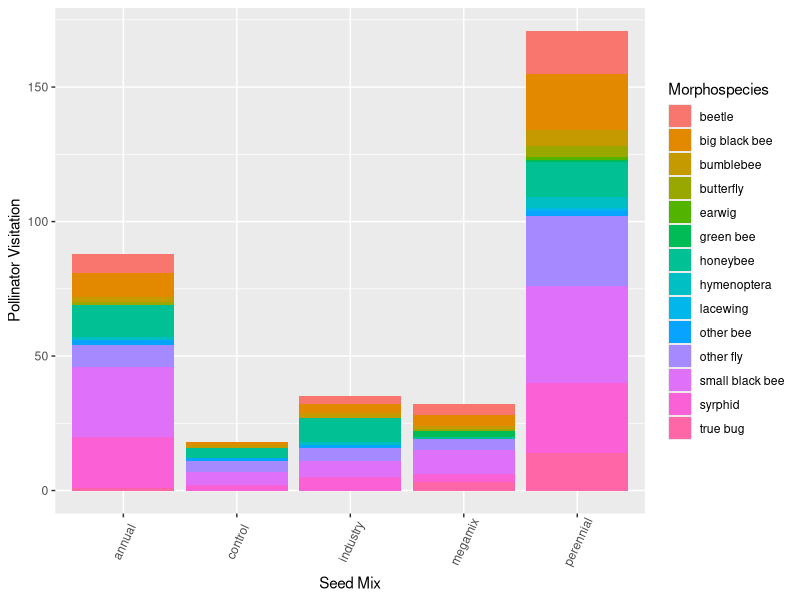
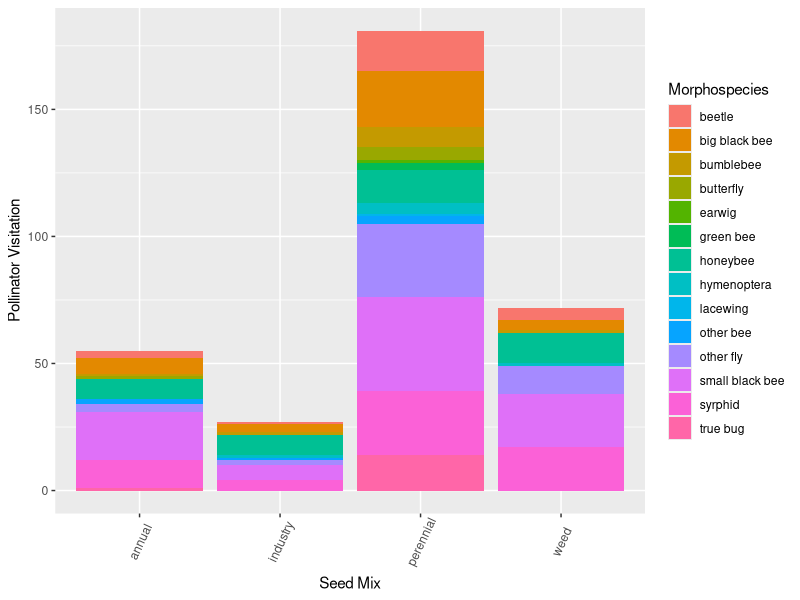
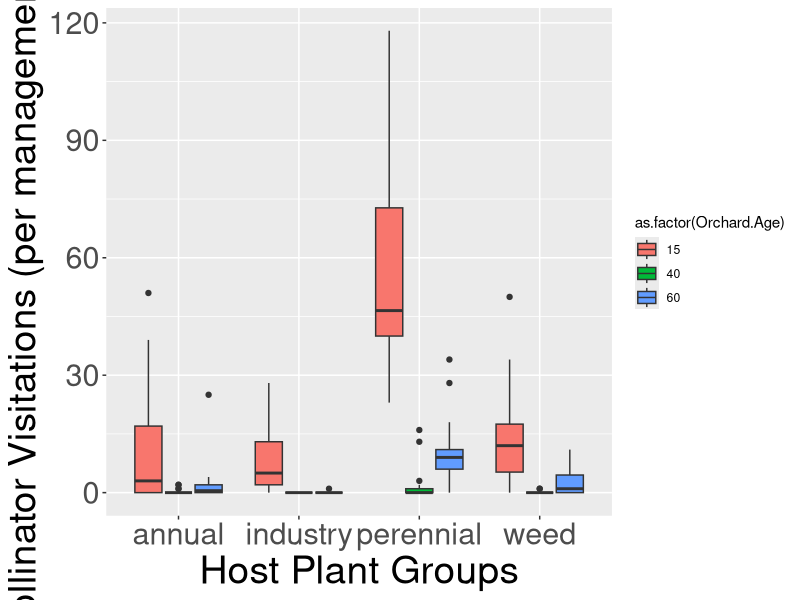

Generate these figures, in order, with R: (Note: this script raises an error after producing the figures.)
## POLLINATOR THESIS PROJECT FIGURES
## Pollinator visitations by seed mix


## Libraries needed
library(tidyverse)
library(ggplot2)
library(dplyr)

library(nlme)
library(multcomp)

#############################
#############################
#############################
#############################
## Import data
## Clean up column names and morphospecies groups

observedpollinators <- read.csv("observedpollinators_2021.csv") %>%
  ##Updated morphospecies categories combine 'ant' and 'wasp' into a 'Hymenoptera' group,
  ##as well as combining 'aphid' into 'true bug' and 'mosquito' into 'other fly'
  mutate(Morphospecies=ifelse(Morphospecies=="ant", "hymenoptera", ifelse(Morphospecies=="wasp", 
                                                             "hymenoptera",
                                                             ifelse(Morphospecies=="aphid","true bug", 
                                                                    ifelse(Morphospecies=="mosquito","other fly", Morphospecies)))))
  
names(observedpollinators) <- c ("Month", "Orchard.Age", "Block", "Management", "Seed.Mix", "Host.Plant", "Morphospecies", "Number", "Notes")

#############################
#############################

## First I'll filter the observed pollinator dataset to find total pollinator visits for each seed mix
## I want to count all pollinator visits within a seed mix by each management subplot, and by what
## morphospecies were visiting that seed mix


seedmixabundances <- observedpollinators %>%
  dplyr::select(Orchard.Age, Block, Management, Seed.Mix, Morphospecies, Number) %>%
  group_by(Orchard.Age, Block, Seed.Mix, Management, Morphospecies) %>%
  summarise(Number = sum(Number))

## For graphing this, I want to do a stacked bar plot
ggplot(seedmixabundances, aes(fill=Morphospecies, x=Seed.Mix)) + 
  geom_bar(stat="count", position="stack") +
  theme(axis.text.x = element_text(angle=65, vjust=0.6)) +
  labs(x="Seed Mix", y="Pollinator Visitation")
#############################
#############################
## Graphing version 2: I want to do something similar to what I did with richness
## where I group observations by the actual plant they were observed on, not just seed mix,
## so that I can account for escapee plants.

annualspecies <- c("collomia", "amsinckia", "clarkia", "epilobium", "gilia",
                   "lotus", "plectritis", "sanguisorba", "annual")

perennialspecies <- c("achillea", "agoseris", "lomatium", "potentilla",
                      "prunella", "viola", "geum", "eriophyllum", "perennial")

industryspecies <- c("barley", "oats", "vetch", "clover", "industry")

taxonomicobservations<-observedpollinators%>%
  mutate(seedmix2=ifelse(Host.Plant%in%perennialspecies, "perennial",
                         ifelse(Host.Plant%in%annualspecies, "annual", 
                                ifelse(Host.Plant%in%industryspecies, "industry", 
                                       ifelse(Host.Plant=="weed","weed", Host.Plant)))))%>%
  ungroup()%>%
  group_by(Orchard.Age, Block, Management, Morphospecies, seedmix2)%>%
  summarise(Number = sum(Number))

ggplot(taxonomicobservations, aes(fill=Morphospecies, x=seedmix2)) + 
  geom_bar(stat="count", position="stack") +
  theme(axis.text.x = element_text(angle=65, vjust=0.6)) +
  labs(x="Seed Mix", y="Pollinator Visitation")
#add in a full plot list to account for zeroes
plots <- read.csv("canopy_cover.csv")%>%
  filter(year==2021)%>% #have to do this here
  mutate(seedmix=ifelse(seedmix=="annuals", "annual", ifelse(seedmix=="perennials", "perennial", seedmix)))%>%
  mutate(management=ifelse(management=="scraped", "flailscrape", ifelse(management=="flailed", "flail", "unmanaged")))%>%
   dplyr::select(1:4)
names(plots) <- c("Orchard.Age", "Block", "Management", "Seed.Mix")

newplots<-plots%>%  #convert to species types
  mutate(seedmix2=ifelse(Seed.Mix=="control", "weed", Seed.Mix))%>%
  dplyr::select(-Seed.Mix)%>%
  filter(seedmix2!="megamix")



taxonomicobservations1<-taxonomicobservations%>%
  group_by(Orchard.Age, Block, Management, seedmix2)%>%
  summarize(Number=sum(Number))

taxonomicobservations1<-full_join(newplots, taxonomicobservations1)%>% #need zeroes
  mutate(Number=ifelse(is.na(Number), 0, Number))



ggplot(subset(taxonomicobservations1, seedmix2!="megamix"), aes(x=seedmix2, y=Number)) +
  geom_boxplot(aes(fill=as.factor(Orchard.Age))) +
  labs(x="Host Plant Groups", y="Pollinator Visitations (per management plot)") +
  theme(axis.text=element_text(size=22),
        axis.title=element_text(size=28))
#############################
#############################
## Table 2 for the cover crop paper draft
## Finding the preferred host for each morphospecies, e.g. finding what plant species
## was visited most by each morphospecies group

morphospecieshosts <- observedpollinators %>%
  group_by(Morphospecies, Host.Plant)%>%
  summarise(Number = sum(Number))

#############################
#############################
## Statistics

##First, I want to test if the means are different for total pollinator visitations in each seed mix
## category. I'll create a dataset first of all the visitations (not divided up my morphospecies)
## per seed mix, and then compare the means with the 'aov' function
aov <- aov(Number~seedmix2, data=taxonomicobservations1)
summary(aov)

## Results: P < 0.05, so I'll go ahead with a Tukey test
tukey <- TukeyHSD(aov, conf.level=.95)

## Tukey results: There's a significant difference between the perennial & megamix and perennial & control
## pollinator visitations

#############################
#############################
## Statistics for 'taxonomicobservations'

#seedmixmeans2<-observedpollinators%>%
#  mutate(seedmix2=ifelse(Host.Plant%in%perennialspecies, "perennial",
##                         ifelse(Host.Plant%in%annualspecies, "annual", 
#                                ifelse(Host.Plant%in%industryspecies, "industry", 
 #                                      ifelse(Host.Plant=="weed","weed", Host.Plant)))))%>%
#  ungroup()%>%
#  group_by(Orchard.Age, Block, Management, seedmix2)%>%
#  summarise(Number = sum(Number))


#aov <- aov(Number~seedmix2, data=seedmixmeans2)
#summary(aov)

## Results: P < 0.05, so I'll go ahead with a Tukey test
#tukey2 <- TukeyHSD(aov, conf.level=.95)

## When examining observations by plant species, there is a significant difference between
## perennials and annuals, and perennials and weeds

#############################
#############################
## Statistics for 'taxonomicobservations'
## Including orchard age

aovorchard <- aov(Number~seedmix2*as.factor(Orchard.Age), data=taxonomicobservations1)
tukey3 <- TukeyHSD(aovorchard, conf.level=.95)
smm3<-taxonomicobservations1%>%
 mutate(trt= as.factor(paste(seedmix2, Orchard.Age, sep="_")))%>%
  ungroup()

aov3<-aov(Number~trt, data=smm3)

#COMPACT LETTER DISPLAY
cld(glht(aov3, mcp(trt="Tukey"))) 

#mm<-lme(Number~paste(seedmix2, as.factor(Orchard.Age)), data=seedmixmeans2)
#tuk3<-glht(aovorchard, linft=mcp(func="Tukey"))
#cld(tuk3)

#MM<-lme(lrr~func, random = ~1|site, data = subset(inter, metric=="Shannon"&!is.na(difference)))
#summary(glht(MM, linfct=mcp(func="Tukey")))
#cld(glht(MM, linfct=mcp(func="Tukey")))

#############################
#############################
## Statistics for plants within the perennial seed mix
## From tukey2 and tukey3, it's clear that there's a significant
## difference in pollinator visitations to the species in the perennial seed mix
## as compared to the other seed mixes. So, I'm going to compare the individual
## species to see what stands out.

## Creating the data set for this:
perennialmeans <- observedpollinators%>%
  mutate(seedmix2=ifelse(Host.Plant%in%perennialspecies, "perennial",
                         ifelse(Host.Plant%in%annualspecies, "annual", 
                                ifelse(Host.Plant%in%industryspecies, "industry", 
                                       ifelse(Host.Plant=="weed","weed", Host.Plant)))))%>%
  ungroup()%>%
  group_by(Orchard.Age, Block, Management, seedmix2, Host.Plant)%>%
  summarise(Number = sum(Number)) %>%
  mutate(Host.Plant=as.factor(Host.Plant))%>%
  ungroup()%>%
  spread(Host.Plant, Number, fill=0)
pereninalmeans1<-full_join(newplots, perennialmeans)%>%
  filter(seedmix2!="megamix"&!is.na(seedmix2))%>%
  dplyr::select(-20)%>%
  gather(Host.Plant, Number, 5:19)%>%
  mutate(Number=ifelse(is.na(Number), 0, Number))%>%
  filter(Host.Plant!="barley")%>%
  mutate(Host.Plant=as.factor(Host.Plant))
test<-group_by(pereninalmeans1, Orchard.Age, Host.Plant)%>%
  summarize(test=sum(Number))%>%
  filter(Host.Plant!="barley")

perennialmeans2<-left_join(pereninalmeans1, test)%>%
  filter(test!=0)

#plants with all zeroes not shown
ggplot(perennialmeans2, aes(x=Host.Plant, y=Number)) +
    geom_jitter(size=.5)+geom_boxplot(aes(fill=seedmix2), position="identity") +  facet_grid(~Orchard.Age, scales="fixed")+
    labs(x="Host Plant Species", y="Pollinator Visitation (per management plot)")+
       theme(axis.text.x=element_text(angle = -90, hjust = 0))
  
  
## Stat tests
    
#across all
aovperennials <- aov(Number~Host.Plant, data=pereninalmeans1)
tukey4 <- TukeyHSD(aovperennials, conf.level=.95)
cld(glht(aovperennials, mcp(Host.Plant="Tukey"))) #only achillea significantly higher

#across all
aovperennials.15 <- aov(Number~Host.Plant, data=subset(pereninalmeans1, Orchard.Age==15))
tukey4 <- TukeyHSD(aovperennials, conf.level=.95)
cld(glht(aovperennials.15, mcp(Host.Plant="Tukey"))) #only achillea

#across all
aovperennials.40 <- aov(Number~Host.Plant, data=subset(pereninalmeans1, Orchard.Age==40))
tukey4 <- TukeyHSD(aovperennials, conf.level=.95)
cld(glht(aovperennials.40, mcp(Host.Plant="Tukey"))) #only geum significanlty higher

#across all
aovperennial.60 <- aov(Number~Host.Plant, data=subset(pereninalmeans1, Orchard.Age==60))
tukey4 <- TukeyHSD(aovperennials, conf.level=.95)
cld(glht(aovperennial.60, mcp(Host.Plant="Tukey"))) #only geum sig higher

## Nothing stands out as significant, so I'll do another test within orchard ages
aovperennialorchard <- aov(Number~Host.Plant*as.factor(Orchard.Age), data=perennialmeans)
tukey5 <- TukeyHSD(aovperennialorchard, conf.level=.95)
